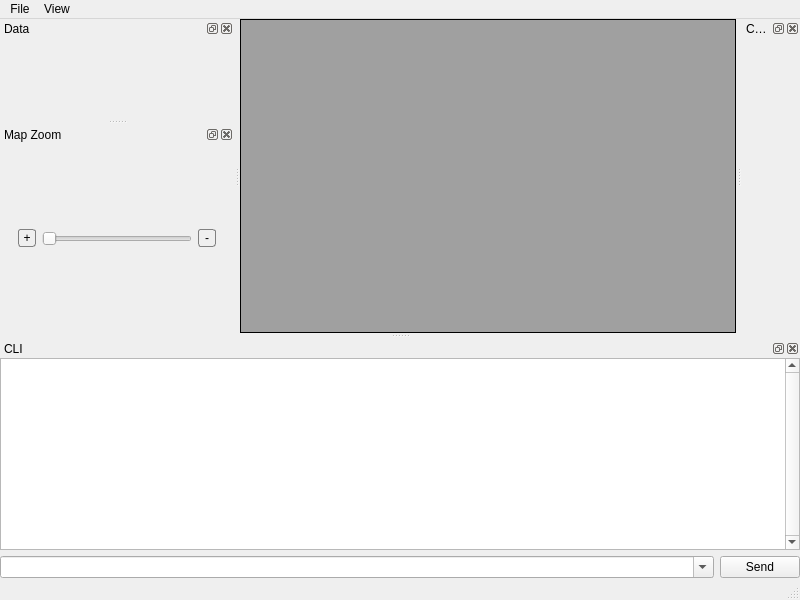
<?xml version="1.0" encoding="UTF-8"?>
<ui version="4.0">
 <class>MainWindow</class>
 <widget class="QMainWindow" name="MainWindow">
  <property name="geometry">
   <rect>
    <x>0</x>
    <y>0</y>
    <width>800</width>
    <height>600</height>
   </rect>
  </property>
  <property name="windowTitle">
   <string>UBC Rocket Ground Station</string>
  </property>
  <property name="dockOptions">
   <set>QMainWindow::AllowNestedDocks|QMainWindow::AllowTabbedDocks|QMainWindow::AnimatedDocks</set>
  </property>
  <widget class="QWidget" name="centralwidget">
   <layout class="QGridLayout" name="gridLayout_2">
    <property name="leftMargin">
     <number>0</number>
    </property>
    <property name="topMargin">
     <number>0</number>
    </property>
    <property name="rightMargin">
     <number>0</number>
    </property>
    <property name="bottomMargin">
     <number>0</number>
    </property>
    <item row="0" column="1">
     <widget class="QMdiArea" name="mdiArea">
      <property name="frameShape">
       <enum>QFrame::Panel</enum>
      </property>
      <property name="frameShadow">
       <enum>QFrame::Plain</enum>
      </property>
      <property name="background">
       <brush brushstyle="SolidPattern">
        <color alpha="255">
         <red>160</red>
         <green>160</green>
         <blue>160</blue>
        </color>
       </brush>
      </property>
     </widget>
    </item>
   </layout>
  </widget>
 
<widget class="QMenuBar" name="menubar">
    <property name="geometry">
        <rect>
            <x>0</x>
            <y>0</y>
            <width>800</width>
            <height>21</height>
        </rect>
    </property>
    <widget class="QMenu" name="menuSave">
        <property name="title">
            <string>File</string>
        </property>
        <addaction name="actionSave"/>
    </widget>
    <widget class="QMenu" name="menuView">
        <property name="title">
            <string>View</string>
        </property>
        <addaction name="actionReset"/>
        <addaction name="actionSradGPS" />
        <addaction name="actionCOTSGPS" />
    </widget>
    <addaction name="menuSave"/>
    <addaction name="menuView"/>
    <action name="actionSradGPS" checkable="true">
        <property name="text">
            <string>Srad GPS</string>
        </property>
        <property name="toolTip">
            <string>Choose Srad GPS</string>
        </property>
    </action>
    <action name="actionCOTSGPS" checkable="true">
        <property name="text">
            <string>COTS GPS</string>
        </property>
        <property name="toolTip">
            <string>Choose COTS GPS</string>
        </property>
    </action>
</widget>

  <widget class="QStatusBar" name="statusbar"/>
  <widget class="QDockWidget" name="dockWidget">
   <property name="windowTitle">
    <string>CLI</string>
   </property>
   <attribute name="dockWidgetArea">
    <number>8</number>
   </attribute>
   <widget class="QWidget" name="dockWidgetContents">
    <layout class="QVBoxLayout" name="verticalLayout">
     <property name="leftMargin">
      <number>0</number>
     </property>
     <property name="topMargin">
      <number>0</number>
     </property>
     <property name="rightMargin">
      <number>0</number>
     </property>
     <property name="bottomMargin">
      <number>0</number>
     </property>
     <item>
      <widget class="QPlainTextEdit" name="consoleText">
       <property name="baseSize">
        <size>
         <width>0</width>
         <height>1</height>
        </size>
       </property>
       <property name="verticalScrollBarPolicy">
        <enum>Qt::ScrollBarAlwaysOn</enum>
       </property>
       <property name="horizontalScrollBarPolicy">
        <enum>Qt::ScrollBarAlwaysOff</enum>
       </property>
       <property name="readOnly">
        <bool>true</bool>
       </property>
       <property name="plainText">
        <string/>
       </property>
      </widget>
     </item>
     <item>
      <layout class="QHBoxLayout" name="horizontalLayout_2">
       <item>
        <widget class="QComboBox" name="commandEdit">
         <property name="sizePolicy">
          <sizepolicy hsizetype="Expanding" vsizetype="Fixed">
           <horstretch>0</horstretch>
           <verstretch>0</verstretch>
          </sizepolicy>
         </property>
         <property name="editable">
          <bool>true</bool>
         </property>
        </widget>
       </item>
       <item>
        <widget class="QPushButton" name="sendButton">
         <property name="text">
          <string>Send</string>
         </property>
        </widget>
       </item>
      </layout>
     </item>
    </layout>
   </widget>
  </widget>
  <widget class="QDockWidget" name="dockWidget_2">
   <property name="windowTitle">
    <string>Data</string>
   </property>
   <attribute name="dockWidgetArea">
    <number>1</number>
   </attribute>
   <widget class="QWidget" name="dockWidgetContents_2">
    <layout class="QGridLayout" name="gridLayout_3">
     <property name="leftMargin">
      <number>0</number>
     </property>
     <property name="topMargin">
      <number>0</number>
     </property>
     <property name="rightMargin">
      <number>0</number>
     </property>
     <property name="bottomMargin">
      <number>0</number>
     </property>
     <item row="0" column="0">
      <layout class="QFormLayout" name="dataLabelFormLayout">
       <property name="leftMargin">
        <number>9</number>
       </property>
       <property name="topMargin">
        <number>9</number>
       </property>
       <property name="rightMargin">
        <number>9</number>
       </property>
       <property name="bottomMargin">
        <number>9</number>
       </property>
      </layout>
     </item>
    </layout>
   </widget>
  </widget>
  <widget class="QDockWidget" name="dockWidget_3">
   <property name="windowTitle">
    <string>Command Shortcuts</string>
   </property>
   <attribute name="dockWidgetArea">
    <number>2</number>
   </attribute>
   <widget class="QWidget" name="dockWidgetContents_3">
    <layout class="QGridLayout" name="gridLayout_4">
     <property name="leftMargin">
      <number>0</number>
     </property>
     <property name="topMargin">
      <number>0</number>
     </property>
     <property name="rightMargin">
      <number>0</number>
     </property>
     <property name="bottomMargin">
      <number>0</number>
     </property>
     <item row="0" column="0">
      <layout class="QGridLayout" name="commandButtonGrid"/>
     </item>
    </layout>
   </widget>
  </widget>
  <widget class="QDockWidget" name="dockWidget_4">
   <property name="windowTitle">
    <string>Map Zoom</string>
   </property>
   <attribute name="dockWidgetArea">
    <number>1</number>
   </attribute>
   <widget class="QWidget" name="dockWidgetContents_4">
    <layout class="QHBoxLayout" name="horizontalLayout_3">
     <item>
      <layout class="QHBoxLayout" name="horizontalLayout" stretch="1,1,1">
       <property name="sizeConstraint">
        <enum>QLayout::SetDefaultConstraint</enum>
       </property>
       <property name="leftMargin">
        <number>9</number>
       </property>
       <property name="topMargin">
        <number>9</number>
       </property>
       <property name="rightMargin">
        <number>9</number>
       </property>
       <property name="bottomMargin">
        <number>9</number>
       </property>
       <item>
        <widget class="QPushButton" name="zoom_in_button">
         <property name="enabled">
          <bool>true</bool>
         </property>
         <property name="sizePolicy">
          <sizepolicy hsizetype="Fixed" vsizetype="Fixed">
           <horstretch>0</horstretch>
           <verstretch>0</verstretch>
          </sizepolicy>
         </property>
         <property name="minimumSize">
          <size>
           <width>18</width>
           <height>18</height>
          </size>
         </property>
         <property name="maximumSize">
          <size>
           <width>18</width>
           <height>18</height>
          </size>
         </property>
         <property name="baseSize">
          <size>
           <width>18</width>
           <height>18</height>
          </size>
         </property>
         <property name="styleSheet">
          <string notr="true">border-radius: 3px;
border-style:solid;
border-color:grey;
border-width: 1px;</string>
         </property>
         <property name="text">
          <string>+</string>
         </property>
        </widget>
       </item>
       <item alignment="Qt::AlignHCenter">
        <widget class="QSlider" name="horizontalSlider">
         <property name="sizePolicy">
          <sizepolicy hsizetype="MinimumExpanding" vsizetype="Fixed">
           <horstretch>1</horstretch>
           <verstretch>0</verstretch>
          </sizepolicy>
         </property>
         <property name="minimumSize">
          <size>
           <width>150</width>
           <height>22</height>
          </size>
         </property>
         <property name="maximumSize">
          <size>
           <width>500</width>
           <height>16777214</height>
          </size>
         </property>
         <property name="baseSize">
          <size>
           <width>175</width>
           <height>0</height>
          </size>
         </property>
         <property name="orientation">
          <enum>Qt::Horizontal</enum>
         </property>
        </widget>
       </item>
       <item>
        <widget class="QPushButton" name="zoom_out_button">
         <property name="sizePolicy">
          <sizepolicy hsizetype="Fixed" vsizetype="Fixed">
           <horstretch>0</horstretch>
           <verstretch>0</verstretch>
          </sizepolicy>
         </property>
         <property name="minimumSize">
          <size>
           <width>18</width>
           <height>18</height>
          </size>
         </property>
         <property name="maximumSize">
          <size>
           <width>18</width>
           <height>18</height>
          </size>
         </property>
         <property name="baseSize">
          <size>
           <width>18</width>
           <height>18</height>
          </size>
         </property>
         <property name="styleSheet">
          <string notr="true">border-radius: 3px;
border-style:solid;
border-color:grey;
border-width: 1px;</string>
         </property>
         <property name="text">
          <string>-</string>
         </property>
        </widget>
       </item>
      </layout>
     </item>
    </layout>
   </widget>
  </widget>
  <action name="actionSave">
   <property name="text">
    <string>Save</string>
   </property>
  </action>
  <action name="actionReset">
   <property name="text">
    <string>Reset</string>
   </property>
  </action>
 </widget>
 <resources/>
 <connections/>
</ui>
